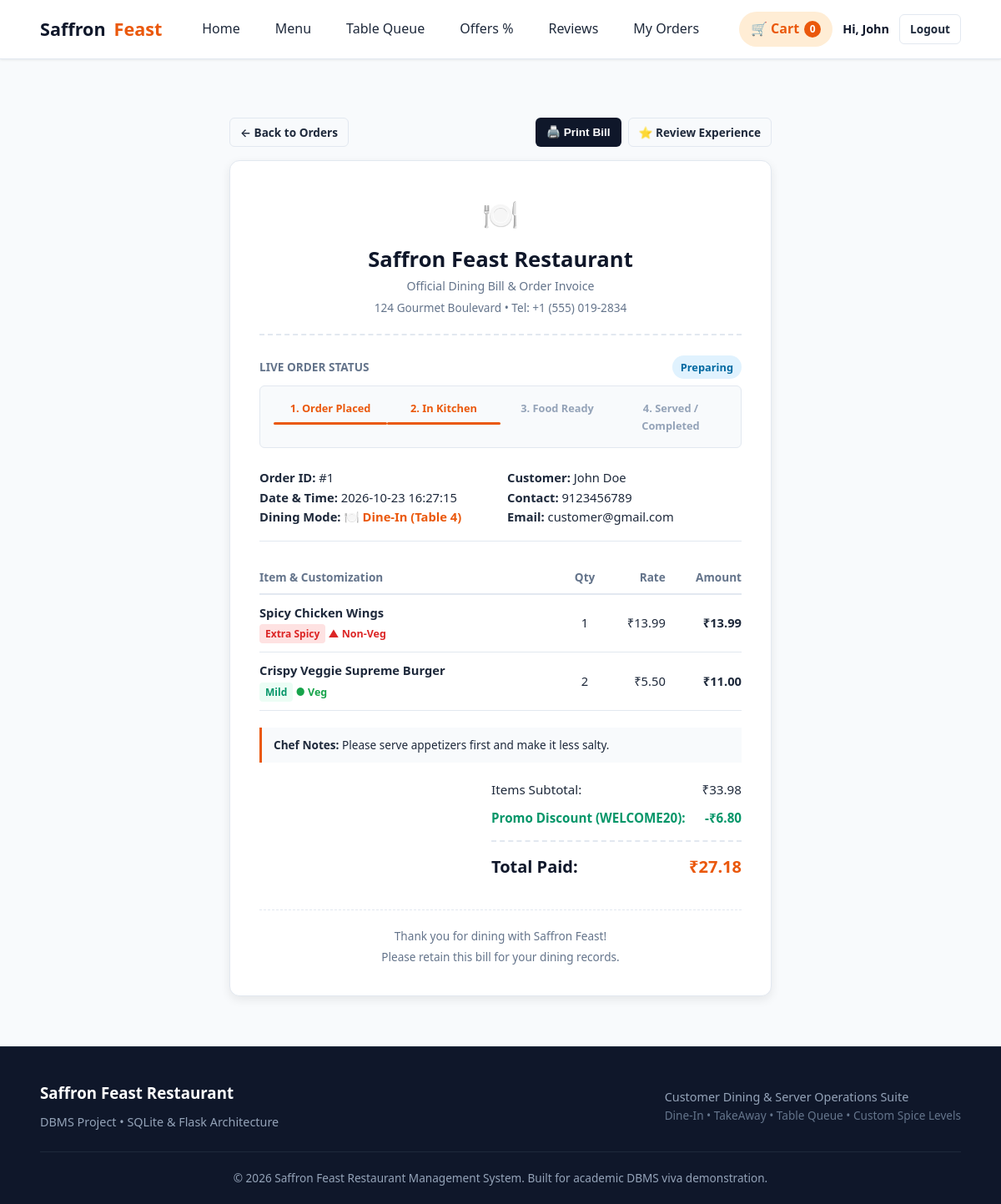
Before: /bill/1 (signed in) with the older database file.
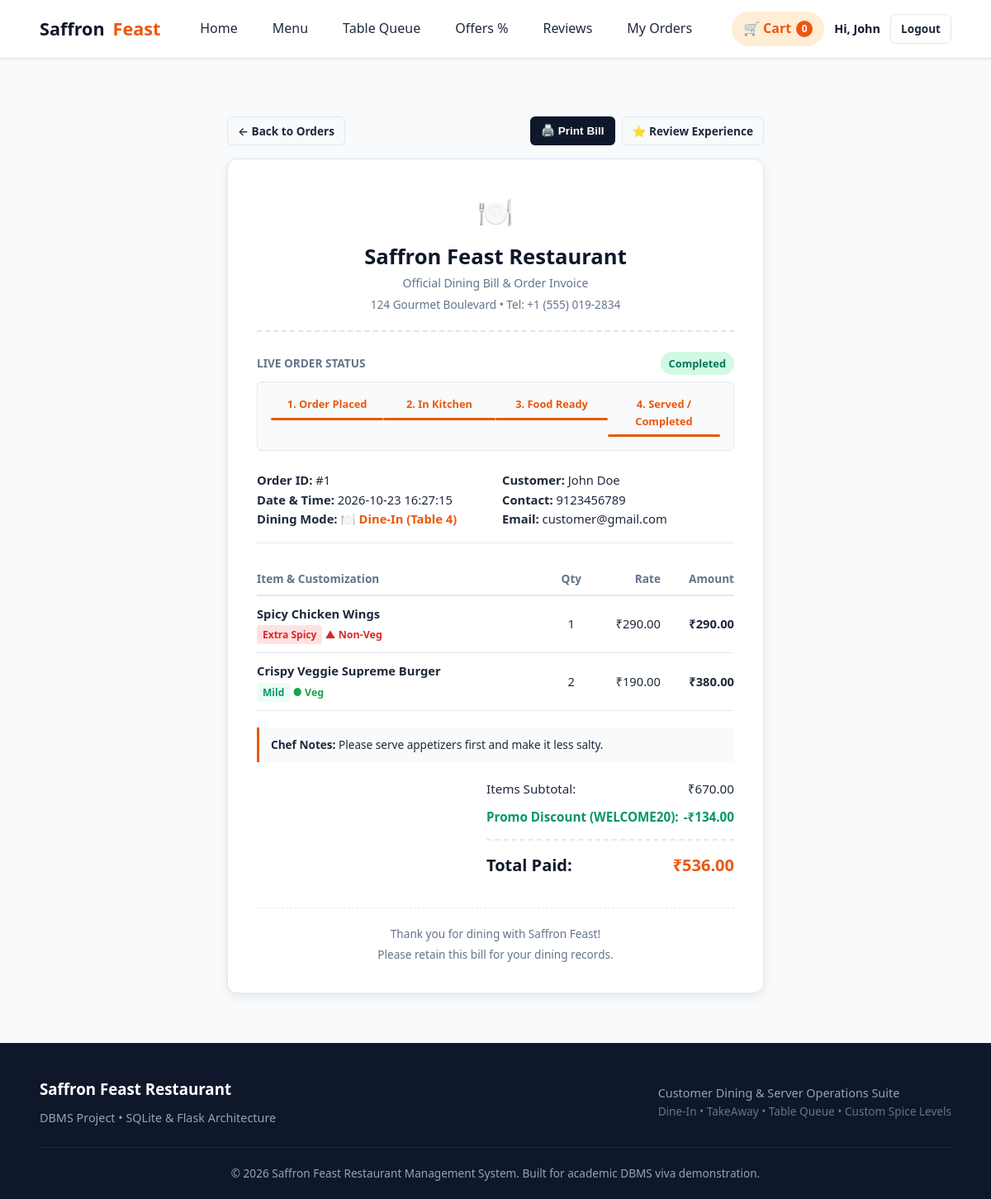
After: the same page with the newer database file.
### tables this page shows
CREATE TABLE orders (
    id INTEGER PRIMARY KEY AUTOINCREMENT,
    customer_id INTEGER NOT NULL,
    order_type TEXT CHECK(order_type IN ('DineIn', 'TakeAway')) NOT NULL,
    table_number INTEGER, -- NULL for TakeAway, integer for DineIn
    total_amount REAL NOT NULL,
    discount_amount REAL DEFAULT 0,
    final_amount REAL NOT NULL,
    status TEXT CHECK(status IN ('Pending', 'Preparing', 'Ready', 'Completed', 'Cancelled')) DEFAULT 'Pending',
    offer_code TEXT,
    special_instructions TEXT,
    created_at TIMESTAMP DEFAULT CURRENT_TIMESTAMP,
    FOREIGN KEY (customer_id) REFERENCES users(id) ON DELETE CASCADE
);

CREATE TABLE order_items (
    id INTEGER PRIMARY KEY AUTOINCREMENT,
    order_id INTEGER NOT NULL,
    menu_item_id INTEGER NOT NULL,
    quantity INTEGER NOT NULL CHECK(quantity > 0),
    price_per_unit REAL NOT NULL,
    spice_level TEXT DEFAULT 'Medium',
    item_total REAL NOT NULL,
    FOREIGN KEY (order_id) REFERENCES orders(id) ON DELETE CASCADE,
    FOREIGN KEY (menu_item_id) REFERENCES menu_items(id) ON DELETE CASCADE
);

CREATE TABLE menu_items (
    id INTEGER PRIMARY KEY AUTOINCREMENT,
    category_id INTEGER NOT NULL,
    name TEXT NOT NULL,
    description TEXT,
    price REAL NOT NULL CHECK(price > 0),
    diet_type TEXT CHECK(diet_type IN ('veg', 'non-veg')) DEFAULT 'veg',
    is_spicy_customizable INTEGER DEFAULT 1, -- 1: Yes, 0: No
    default_spice_level TEXT CHECK(default_spice_level IN ('Mild', 'Medium', 'Spicy', 'Extra Spicy')) DEFAULT 'Medium',
    image_url TEXT,
    is_available INTEGER DEFAULT 1, -- 1: Available, 0: Out of stock
    FOREIGN KEY (category_id) REFERENCES categories(id) ON DELETE CASCADE
);

### app.py (the view)
@app.route('/bill/<int:order_id>')
@login_required
def check_bill(order_id):
    conn = get_db()
    order = conn.execute("""
        SELECT o.*, u.name as customer_name, u.email as customer_email, u.phone as customer_phone
        FROM orders o
        JOIN users u ON o.customer_id = u.id
        WHERE o.id = ?
    """, (order_id,)).fetchone()
    if not order:
        conn.close()
        flash('Order not found.', 'danger')
        return redirect(url_for('my_orders'))
    if session.get('user_role') not in ['admin', 'staff'] and order['customer_id'] != session['user_id']:
        conn.close()
        flash('Unauthorized access to this order bill.', 'danger')
        return redirect(url_for('my_orders'))
    items = conn.execute("""
        SELECT oi.*, m.name as dish_name, m.diet_type, m.image_url
        FROM order_items oi
        JOIN menu_items m ON oi.menu_item_id = m.id
        WHERE oi.order_id = ?
    """, (order_id,)).fetchall()
    conn.close()
    return render_template('customer/bill.html', order=order, items=items)

### app.py (called while the page is built)
def login_required(f):
    @wraps(f)
    def decorated_function(*args, **kwargs):
        if 'user_id' not in session:
            flash('Please log in first to access this page.', 'warning')
            return redirect(url_for('login', next=request.url))
        return f(*args, **kwargs)
    return decorated_function

@app.context_processor
def inject_global_data():
    cart_count = 0
    if 'cart' in session:
        cart_count = sum(item.get('quantity', 1) for item in session['cart'].values())
    return {
        'current_user': {
            'id': session.get('user_id'),
            'name': session.get('user_name'),
            'role': session.get('user_role'),
            'email': session.get('user_email')
        },
        'cart_count': cart_count
    }

### database.py (called while the page is built)
def get_db():
    conn = sqlite3.connect(DATABASE_PATH)
    conn.row_factory = sqlite3.Row
    conn.execute("PRAGMA foreign_keys = ON;")
    return conn

### templates/customer/bill.html (shortened to what the changed rows need)
{% extends 'base.html' %}
{% block content %}
<div class="container">
  <div class="receipt-card">
    <div class="receipt-header">
      <div style="font-size: 2.2rem; margin-bottom: 6px;">🍽️</div>
      <h1 class="receipt-title">Saffron Feast Restaurant</h1>
      <p style="color: var(--text-muted); font-size: 0.88rem;">Official Dining Bill & Order Invoice</p>
      <p style="font-size: 0.85rem; color: var(--text-muted); margin-top: 4px;">124 Gourmet Boulevard • Tel: +1 (555) 019-2834</p>
    </div>
    <div class="no-print" style="margin-bottom: 24px;">
      <div style="display: flex; justify-content: space-between; align-items: center; margin-bottom: 8px;">
        <span style="font-size: 0.85rem; font-weight: 700; color: var(--text-muted); text-transform: uppercase;">
          Live Order Status
        </span>
        <span class="badge badge-status status-{{ order.status|lower }}">
          {{ order.status }}
        </span>
      </div>
      <div class="receipt-status-tracker">
        <div class="tracker-step {% if order.status in ['Pending', 'Preparing', 'Ready', 'Completed'] %}active{% endif %}">
          1. Order Placed
        </div>
        <div class="tracker-step {% if order.status in ['Preparing', 'Ready', 'Completed'] %}active{% endif %}">
          2. In Kitchen
        </div>
        <div class="tracker-step {% if order.status in ['Ready', 'Completed'] %}active{% endif %}">
          3. Food Ready
        </div>
        <div class="tracker-step {% if order.status == 'Completed' %}active{% endif %}">
          4. Served / Completed
        </div>
      </div>
    </div>
    <div style="display: grid; grid-template-columns: 1fr 1fr; gap: 16px; margin-bottom: 24px; padding-bottom: 16px; border-bottom: 1px solid var(--border-color); font-size: 0.92rem;">
      <div>
        <p><strong>Order ID:</strong> #{{ order.id }}</p>
        <p><strong>Date & Time:</strong> {{ order.created_at }}</p>
        <p><strong>Dining Mode:</strong>
          {% if order.order_type == 'DineIn' %}
            <span style="color: var(--primary); font-weight: 700;">🍽️ Dine-In (Table {{ order.table_number }})</span>
          {% else %}
            <span style="color: var(--secondary); font-weight: 700;">🛍️ Express TakeAway</span>
          {% endif %}
        </p>
      </div>
      <div>
      </div>
    </div>
    <table style="width: 100%; border-collapse: collapse; margin-bottom: 20px;">
      <thead>
        <tr style="border-bottom: 2px solid var(--border-color); text-align: left; font-size: 0.85rem; color: var(--text-muted);">
          <th style="padding: 8px 0;">Item & Customization</th>
          <th style="padding: 8px 0; text-align: center;">Qty</th>
          <th style="padding: 8px 0; text-align: right;">Rate</th>
          <th style="padding: 8px 0; text-align: right;">Amount</th>
        </tr>
      </thead>
      <tbody>
        {% for item in items %}
        <tr style="border-bottom: 1px solid var(--border-color); font-size: 0.92rem;">
          <td style="padding: 10px 0;">
            <strong>{{ item.dish_name }}</strong>
            <div style="font-size: 0.78rem; margin-top: 2px;">
              {% if item.spice_level == 'Mild' %}
                <span class="spice-badge spice-mild">Mild</span>
              {% elif item.spice_level == 'Medium' %}
                <span class="spice-badge spice-medium">Medium</span>
              {% elif item.spice_level == 'Spicy' %}
                <span class="spice-badge spice-spicy">Spicy</span>
              {% else %}
                <span class="spice-badge spice-extra-spicy">Extra Spicy</span>
              {% endif %}
              {% if item.diet_type == 'veg' %}
                <span style="color: var(--veg-color); font-weight: 600;">● Veg</span>
              {% else %}
                <span style="color: var(--nonveg-color); font-weight: 600;">▲ Non-Veg</span>
              {% endif %}
            </div>
          </td>
          <td style="padding: 10px 0; text-align: center;">{{ item.quantity }}</td>
          <td style="padding: 10px 0; text-align: right;">₹{{ "%.2f"|format(item.price_per_unit) }}</td>
          <td style="padding: 10px 0; text-align: right; font-weight: 600;">₹{{ "%.2f"|format(item.item_total) }}</td>
        </tr>
        {% endfor %}
      </tbody>
    </table>
    {% if order.special_instructions %}
    <div style="background: #f8fafc; border-left: 3px solid var(--primary); padding: 10px 14px; margin-bottom: 20px; font-size: 0.85rem;">
      <strong>Chef Notes:</strong> {{ order.special_instructions }}
    </div>
    {% endif %}
    <div style="margin-left: auto; max-width: 300px;">
      <div class="bill-row">
        <span>Items Subtotal:</span>
        <span>₹{{ "%.2f"|format(order.total_amount) }}</span>
      </div>
      {% if order.discount_amount > 0 %}
      <div class="bill-row" style="color: #059669; font-weight: 600;">
        <span>Promo Discount ({{ order.offer_code }}):</span>
        <span>-₹{{ "%.2f"|format(order.discount_amount) }}</span>
      </div>
      {% endif %}
      <div class="bill-total-row">
        <span>Total Paid:</span>
        <span style="color: var(--primary);">₹{{ "%.2f"|format(order.final_amount) }}</span>
      </div>
    </div>
    <div style="text-align: center; margin-top: 35px; padding-top: 20px; border-top: 1px dashed var(--border-color); font-size: 0.85rem; color: var(--text-muted);">
      <p>Thank you for dining with Saffron Feast!</p>
      <p style="margin-top: 4px;">Please retain this bill for your dining records.</p>
    </div>
  </div>
</div>
{% endblock %}

Changed rows visible on the page:
changed orders "WELCOME20": status "Preparing" → "Completed"; total_amount "33.98" → "670.00"; discount_amount "6.80" → "134.00"; final_amount "27.18" → "536.00"
changed order_items "Spicy Chicken Wings": price_per_unit "13.99" → "290.00"; item_total "13.99" → "290.00"
changed order_items "Crispy Veggie Supreme Burger": price_per_unit "5.50" → "190.00"; item_total "11.00" → "380.00"
